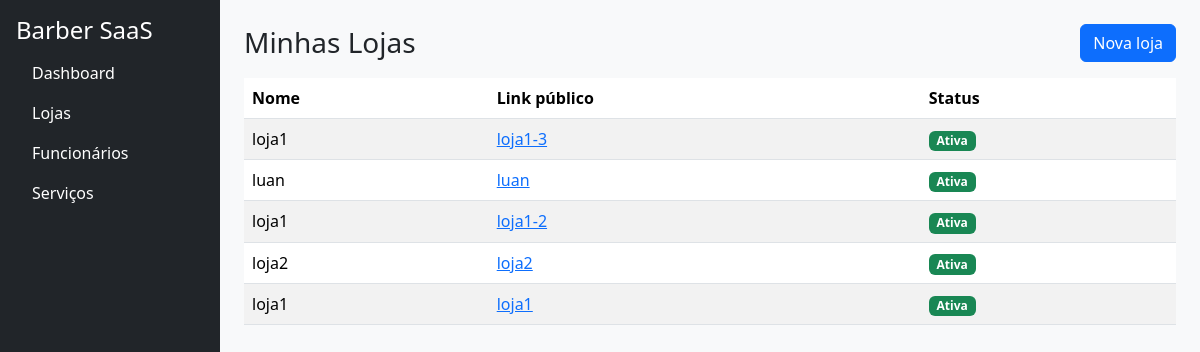
Before: /cadastro/lojas/ (signed in) with the older database file.
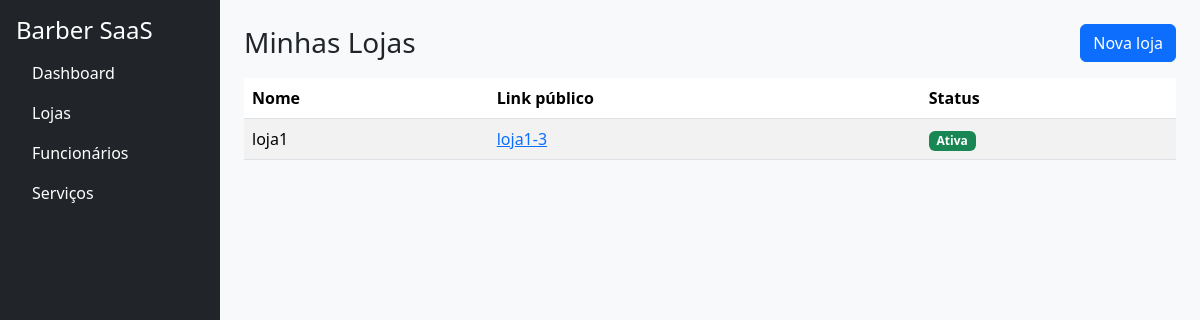
After: the same page with the newer database file.
### apps/cadastro/models.py (models this page shows, shortened)
class Loja(models.Model):
    owner = models.ForeignKey(
        User,
        on_delete=models.CASCADE,
        related_name='lojas',
        limit_choices_to={'is_owner': True}
    )
    nome = models.CharField(max_length=120)
    slug = models.SlugField(max_length=140, unique=True, blank=True)
    telefone = models.CharField(max_length=20, blank=True)
    endereco = models.CharField(max_length=200, blank=True)
    ativa = models.BooleanField(default=True)
    criada_em = models.DateTimeField(auto_now_add=True)

### apps/cadastro/views.py (the view, shortened to what this page needs)
# urls.py: path('lojas/', views.owner_shops, name='owner_shops'),
@login_required
@subscription_required
def owner_shops(request):
    if not getattr(request.user, 'is_owner', False):
        return redirect('accounts:owner_login')
    target = request.headers.get('HX-Target')
    form = LojaForm(user=request.user)
    lojas = request.user.lojas.all().order_by('-criada_em')
    if request.headers.get('HX-Request') and target != 'content':
        return render(request, 'cadastro/partials/owner_shops.html', {'form': form, 'lojas': lojas})
    return render(request, 'cadastro/owner_shops.html', {'form': form, 'lojas': lojas})

### apps/accounts/models.py (called while the page is built)
    def is_active(self) -> bool:
        return timezone.now() <= self.end_date

### apps/cadastro/templates/cadastro/owner_shops.html (shortened to what this page needs)
{% extends 'accounts/base.html' %}
{% block content %}
<div class="d-flex justify-content-between align-items-center mb-3">
  <h3 class="m-0">Minhas Lojas</h3>
  <button class="btn btn-primary" data-bs-toggle="modal" data-bs-target="#modalLoja">
    Nova loja
  </button>
</div>
<div id="shops-fragment">
  {% include 'cadastro/partials/owner_shops.html' %}
</div>
{% endblock %}

### apps/cadastro/templates/cadastro/partials/owner_shops.html
<div class="table-responsive">
  <table class="table table-striped">
    <thead>
      <tr><th>Nome</th><th>Link público</th><th>Status</th></tr>
    </thead>
    <tbody id="lojas-tbody">
      {% for loja in lojas %}
      <tr>
        <td>{{ loja.nome }}</td>
        <td>
          <a href="/client/start/{{ loja.slug }}" target="_blank">{{ loja.slug }}</a>
        </td>
        <td>
          {% if loja.ativa %}
            <span class="badge bg-success">Ativa</span>
          {% else %}
            <span class="badge bg-secondary">Inativa</span>
          {% endif %}
        </td>
      </tr>
      {% empty %}
      <tr><td colspan="3" class="text-muted">Nenhuma loja ainda.</td></tr>
      {% endfor %}
    </tbody>
  </table>
</div>

Changed rows visible on the page:
removed Loja: nome "luan", slug "luan", ativa "Ativa"
removed Loja: nome "loja1", slug "loja1-2", ativa "Ativa"
removed Loja: nome "loja2", slug "loja2", ativa "Ativa"
removed Loja: nome "loja1", slug "loja1", ativa "Ativa"
